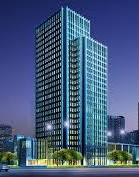
#> input picture day 5/TOWER.JPEG.jpg, 139 x 177 px
$ python Brute.py
#> lines starting #> are read from the running program, lines starting #| are printed output that depends on the picture
import cv2
import matplotlib.pyplot as plt
img1 = cv2.imread('TOWER.JPEG.jpg')
#> img1 is the input picture: shape (177, 139, 3); mean B, G, R 124.2, 90.3, 69.4
img2 = cv2.imread('TOWER.JPEG.jpg')

#ORB Keypoint Extractor
orb= cv2.ORB_create()
kp1,des1=orb.detectAndCompute(img1,None)
#> kp1 = 284 keypoints; strongest (x, y, size): (70, 137, 31), (70, 132, 31), (68, 132, 31), (70, 110, 31)
kp2,des2=orb.detectAndCompute(img2,None)
#> kp2 has the same summary as kp1

Brute_force = cv2.BFMatcher(cv2.NORM_HAMMING, crossCheck=True)
matches = Brute_force.match(des1, des2)
#> matches = 284 matches

matches = sorted(matches, key=lambda x: x.distance)

result = cv2.drawMatches(img1, kp1, img2, kp2, matches[:30],None,flags=2)
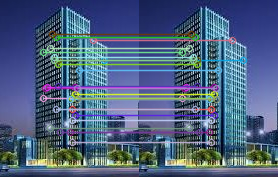
#> result: shape (177, 278, 3); mean B, G, R 127, 96.6, 76.9

plt.imshow(cv2.cvtColor(result,cv2.COLOR_BGR2GRAY))
plt.show()
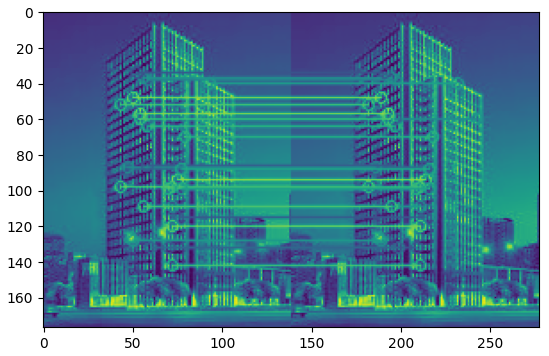
#> figure drawn by matplotlib, 1 panel

$ run again, with day 5/cheta.jpeg copied over day 5/TOWER.JPEG.jpg
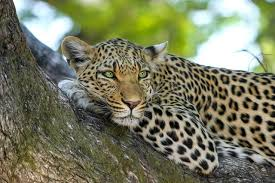
#> input picture day 5/cheta.jpeg, 275 x 183 px
#> img1 is the input picture: shape (183, 275, 3); mean B, G, R 96.9, 123.1, 120.5
#> kp1 = 409 keypoints; strongest (x, y, size): (180, 123, 53.6), (203, 148, 31), (190, 147, 31), (162, 135, 31)
#> kp2 has the same summary as kp1
#> matches = 409 matches
#> `result = cv2.drawMatches(img1, kp1, img2, kp2, matches[:30],None,flags..`:
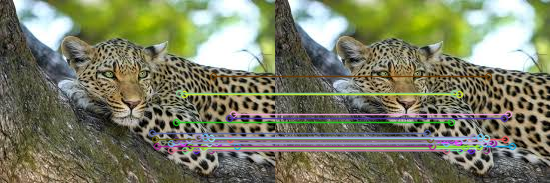
#> result: shape (183, 550, 3); mean B, G, R 101, 126.2, 123.1
#> `plt.show()`:
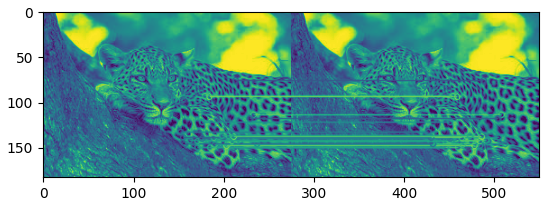
#> figure drawn by matplotlib, 1 panel
